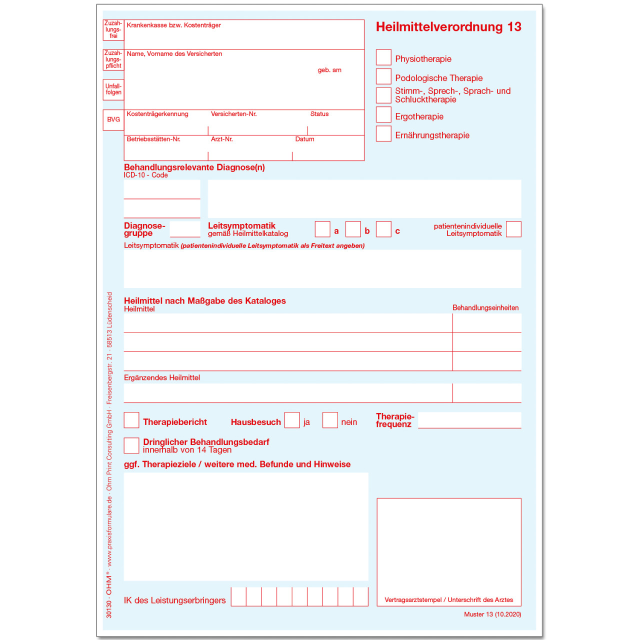
#> input picture assets/Muster13_1280x1280.jpg, 1280 x 1280 px (shown at 1/2 size)
$ python generate_field_grid.py
#> lines starting #> are read from the running program, lines starting #| are printed output that depends on the picture
#!/usr/bin/env python3
"""
Generiert ein aktualisiertes Kalibrierungsbild für Muster 13 mit Zuzahlung/Unfall/BVG
auf der linken Seite (x=150) und Heilmittelbereich 14-18 nach links/oben verschoben.
"""

import os
from PIL import Image, ImageDraw, ImageFont

def generate_numbered_calibration_image():
    base_dir = os.path.dirname(os.path.abspath(__file__))
    project_root = os.path.dirname(base_dir)
    asset_path = os.path.join(project_root, "assets", "Muster13_1280x1280.jpg")

    img = Image.open(asset_path).convert("RGB")
#> img is the input picture: PIL image 1280x1280 RGB; mean R, G, B 245.5, 245, 247
    draw = ImageDraw.Draw(img)

    try:
        font_box = ImageFont.truetype("consolab.ttf", 22)
        font_label = ImageFont.truetype("consola.ttf", 15)
    except IOError:
        font_box = font_label = ImageFont.load_default()

    # Nach User-Korrektur angepasste Boxen
    field_boxes = [
        # Checkboxen Zuzahlungsfrei, Zuzahlungspflicht, Unfallfolgen, BVG (oben links x=150)
        (10, 150, 25, 30, 25, "Zuzahlung gebührenfrei [X]"),
        (11, 150, 55, 30, 25, "Zuzahlung gebührenpflichtig [X]"),

        # Personalienfeld oben links
        (1, 245, 55, 330, 35, "Krankenkasse / IK (GUT)"),
        (2, 245, 115, 330, 35, "Name, Vorname des Versicherten (GUT)"),
        (3, 610, 175, 130, 30, "geb. am"),
        (4, 245, 235, 160, 30, "Kostenträgerkennung IK (GUT)"),
        (5, 430, 235, 160, 30, "Versicherten-Nr."),
        (6, 610, 235, 100, 30, "Status"),
        (7, 245, 295, 160, 30, "Betriebsstätten-Nr. BSNR (GUT)"),
        (8, 430, 295, 160, 30, "Arzt-Nr. LANR"),
        (9, 610, 295, 130, 30, "Datum Verordnungsdatum"),

        # Verordnungsart
        (12, 770, 25, 30, 25, "Verordnungsart Erst [X]"),
        (13, 770, 55, 30, 25, "Verordnungsart Folge [X]"),

        # Heilmittelbereich (14-18 nach oben/links verschoben x=610)
        (14, 610, 140, 30, 30, "Bereich Physiotherapie [X]"),
        (15, 610, 180, 30, 30, "Bereich Podologie [X]"),
        (16, 610, 220, 30, 30, "Bereich Logopädie [X]"),
        (17, 610, 260, 30, 30, "Bereich Ergotherapie [X]"),
        (18, 610, 300, 30, 30, "Bereich Ernährungstherapie [X]"),

        # Diagnosefeld
        (19, 245, 405, 520, 35, "Behandlungsrelevante Diagnose(n)"),
        (20, 245, 515, 100, 30, "Diagnosegruppe"),
        (21, 360, 515, 110, 30, "ICD-10 Code"),
        (22, 510, 515, 90, 30, "Leitsymptomatik Code"),
        (23, 245, 575, 540, 35, "Leitsymptomatik Freitext"),

        # Heilmittel-Tabelle
        (24, 245, 745, 480, 35, "Heilmittel Pos 1 Bezeichnung"),
        (25, 970, 745, 70, 35, "Heilmittel Pos 1 Einheiten"),
        (26, 245, 795, 480, 35, "Heilmittel Pos 2 Bezeichnung"),
        (27, 970, 795, 70, 35, "Heilmittel Pos 2 Einheiten"),
    ]

    box_color = (230, 30, 30)      # Roter Rahmen
    num_bg = (0, 100, 200)         # Blaue Badge für Nummer
    num_fg = (255, 255, 255)       # Weißer Text

    for num, x, y, w, h, name in field_boxes:
        draw.rectangle([x, y, x + w, y + h], outline=box_color, width=3)
        badge_w, badge_h = 28, 24
        draw.rectangle([x, y - badge_h, x + badge_w, y], fill=num_bg, outline=box_color)
        draw.text((x + 4, y - badge_h + 2), str(num), fill=num_fg, font=font_box)
        draw.text((x + badge_w + 4, y - badge_h + 4), name[:22], fill=(0, 0, 120), font=font_label)

    out_asset = os.path.join(project_root, "assets", "muster13_feld_nummerierung.jpg")
    img.save(out_asset)
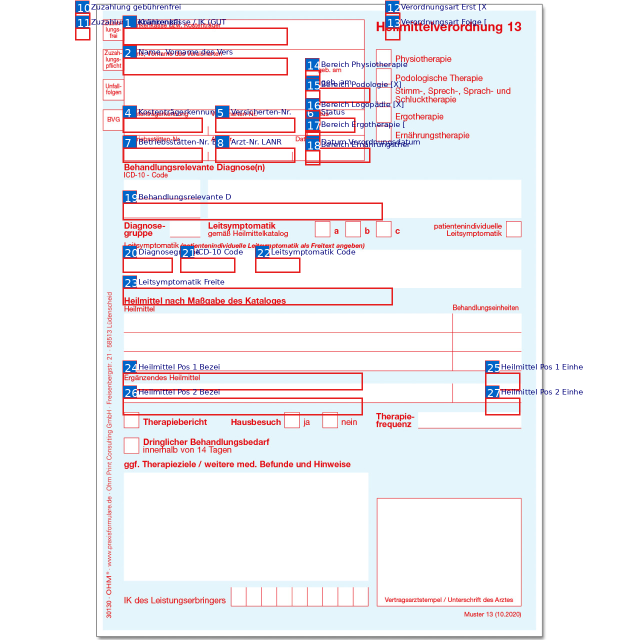
#> saved as muster13_feld_nummerierung.jpg: PIL image 1280x1280 RGB (shown at 1/2 size); mean R, G, B 241.5, 238.2, 241.8

if __name__ == "__main__":
    generate_numbered_calibration_image()

$ run again, with assets/Muster13_2_1280x1280.jpg copied over assets/Muster13_1280x1280.jpg
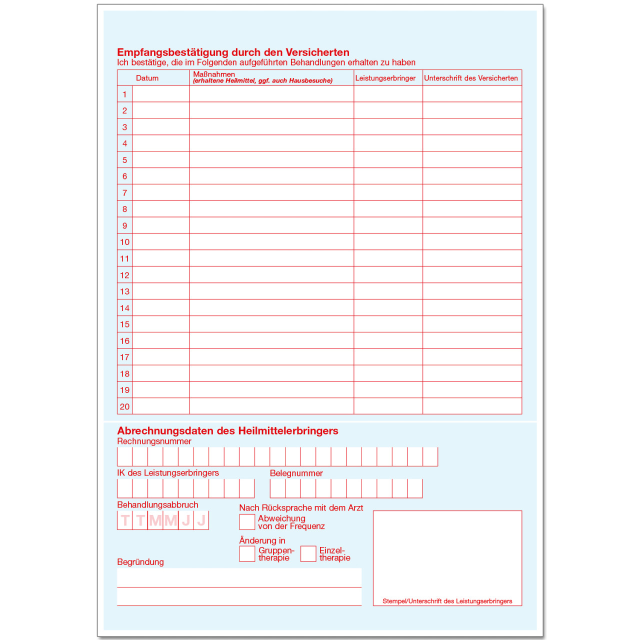
#> input picture assets/Muster13_2_1280x1280.jpg, 1280 x 1280 px (shown at 1/2 size)
#> in generate_numbered_calibration_image, img is the input picture: PIL image 1280x1280 RGB; mean R, G, B 246.6, 244.6, 246.3
#> in generate_numbered_calibration_image, `img.save(out_asset)`:
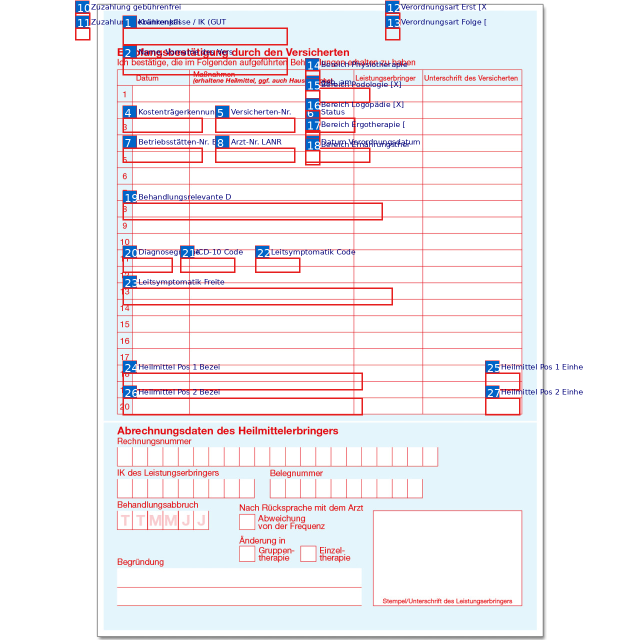
#> saved as muster13_feld_nummerierung.jpg: PIL image 1280x1280 RGB (shown at 1/2 size); mean R, G, B 242.7, 238, 241.2
